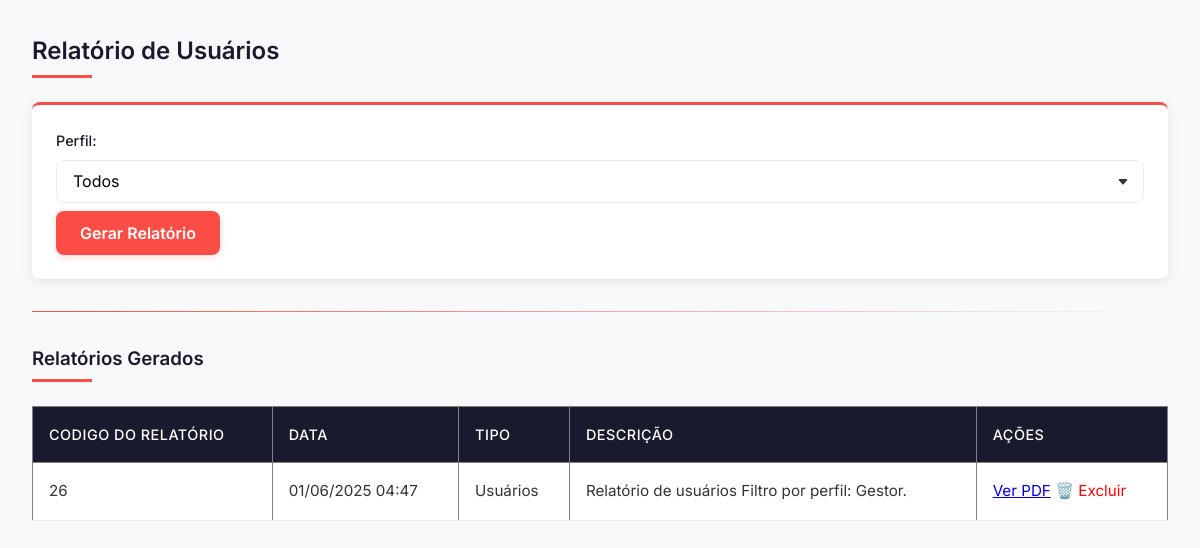
The page /gestor/relatorio/usuario/filtro_usuarios.php on the database as committed earlier.
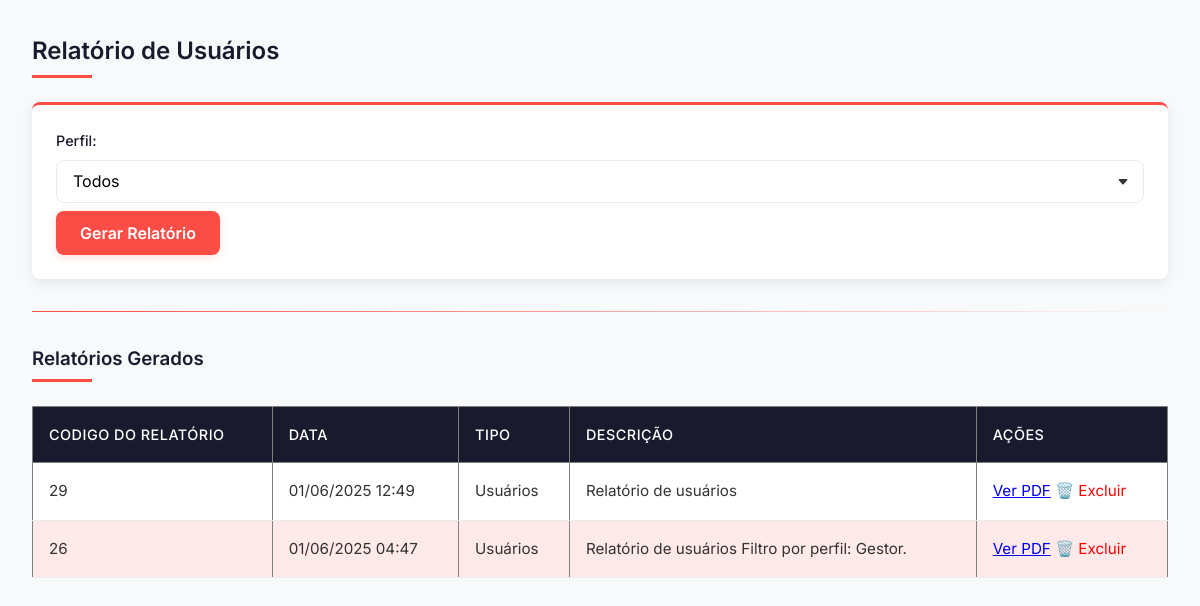
The same page on the database as committed later.
### tables this page shows
CREATE TABLE `relatorio` (
  `ID_Relatorio` int(11) NOT NULL,
  `Data_Relatorio` datetime NOT NULL,
  `Tipo_Relatorio` varchar(45) NOT NULL,
  `Descricao` text NOT NULL,
  `Arquivo` varchar(255) DEFAULT NULL
);

### gestor/relatorio/usuario/filtro_usuarios.php (the view, shortened to what this page needs)
<?php
require_once '../../../config/config.php';
$sql = "SELECT * FROM relatorio WHERE Tipo_Relatorio = 'Usuários' ORDER BY Data_Relatorio DESC";
$stmt = $pdo->prepare($sql);
$stmt->execute();
$relatorios = $stmt->fetchAll(PDO::FETCH_ASSOC);
?>
<!DOCTYPE html>
<html lang="en">
<head>
</head>
<h2>Relatório de Usuários</h2>
<form method="GET" action="relatorio_usuarios_pdf.php">
    <label for="perfil">Perfil:</label>
    <select name="perfil" id="perfil">
        <option value="">Todos</option>
    </select>
    <button type="submit">Gerar Relatório</button>
</form>
<hr>
<h3>Relatórios Gerados</h3>
<table border="1" cellpadding="5" cellspacing="0" style="border-collapse: collapse; width: 100%;">
    <thead>
        <tr>
            <th>Codigo do Relatório</th>
            <th>Data</th>
            <th>Tipo</th>
            <th>Descrição</th>
            <th>Ações</th>
        </tr>
    </thead>
<tbody>
    <?php if (count($relatorios) > 0): ?>
        <?php foreach ($relatorios as $rel): ?>
            <tr>
                <td><?= htmlspecialchars($rel['ID_Relatorio']) ?></td>
                <td><?= date('d/m/Y H:i', strtotime($rel['Data_Relatorio'])) ?></td>
                <td><?= htmlspecialchars($rel['Tipo_Relatorio']) ?></td>
                <td><?= htmlspecialchars($rel['Descricao']) ?></td>
                <td><a href="/HOTEL/relatorios/usuario/<?= htmlspecialchars($rel['Arquivo']) ?>" target="_blank">Ver PDF</a>
                    <a href="../../actions/excluir_relatorio.php?id=<?= $rel['ID_Relatorio'] ?>"
                       onclick="return confirm('Tem certeza que deseja excluir este relatório?')"
                       style="color: red; text-decoration: none;">
                        🗑️ Excluir
                    </a>
                </td>
            </tr>
        <?php endforeach; ?>
    <?php else: ?>
        <tr><td colspan="5" style="text-align:center;">Nenhum relatório gerado ainda.</td></tr>
    <?php endif; ?>
</tbody>
</table>

Rows that differ between the two databases and show on the page:
added relatorio: ID_Relatorio "29", Data_Relatorio "01/06/2025 12:49", Tipo_Relatorio "Usuários", Descricao "Relatório de usuários"
